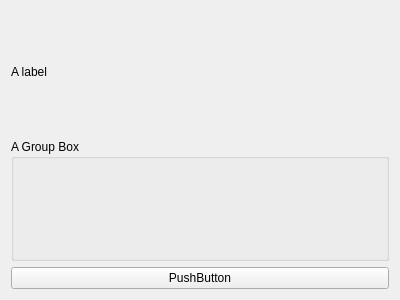
<ui version="4.0" >
 <class>Form</class>
 <widget class="QWidget" name="Form" >
  <property name="geometry" >
   <rect>
    <x>0</x>
    <y>0</y>
    <width>400</width>
    <height>300</height>
   </rect>
  </property>
  <property name="windowTitle" >
   <string>Form</string>
  </property>
  <layout class="QVBoxLayout" >
   <item>
    <widget class="QLabel" name="Alabel" >
     <property name="text" >
      <string>A label</string>
     </property>
    </widget>
   </item>
   <item>
    <widget class="QGroupBox" name="groupBox" >
     <property name="title" >
      <string>A Group Box</string>
     </property>
    </widget>
   </item>
   <item>
    <widget class="QPushButton" name="pushButton" >
     <property name="text" >
      <string>PushButton</string>
     </property>
    </widget>
   </item>
  </layout>
 </widget>
 <resources/>
 <connections/>
</ui>
